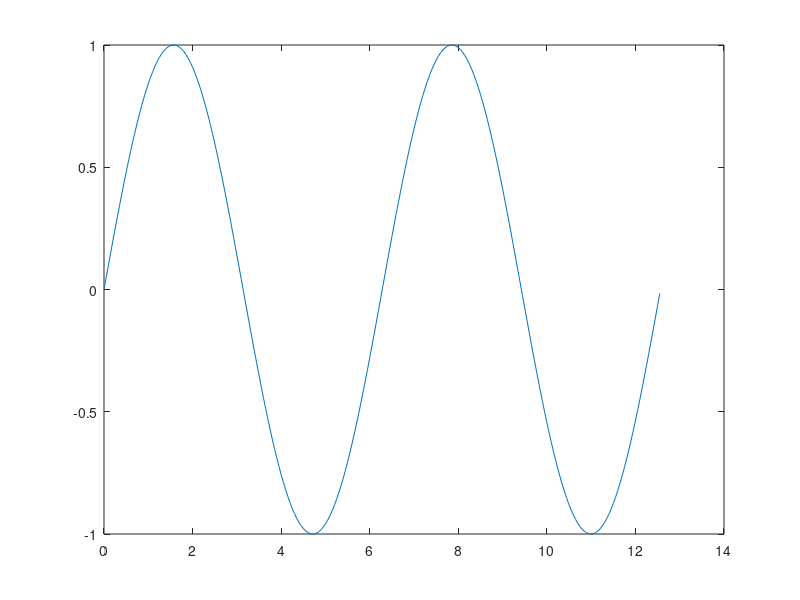

This figure's MATLAB source:
function y = testCell( )
%TESTCELL Summary of this function goes here
%   Detailed explanation goes here

%% my first cell
x=0:0.05:4*pi;
plot(x,sin(1*x))

end

